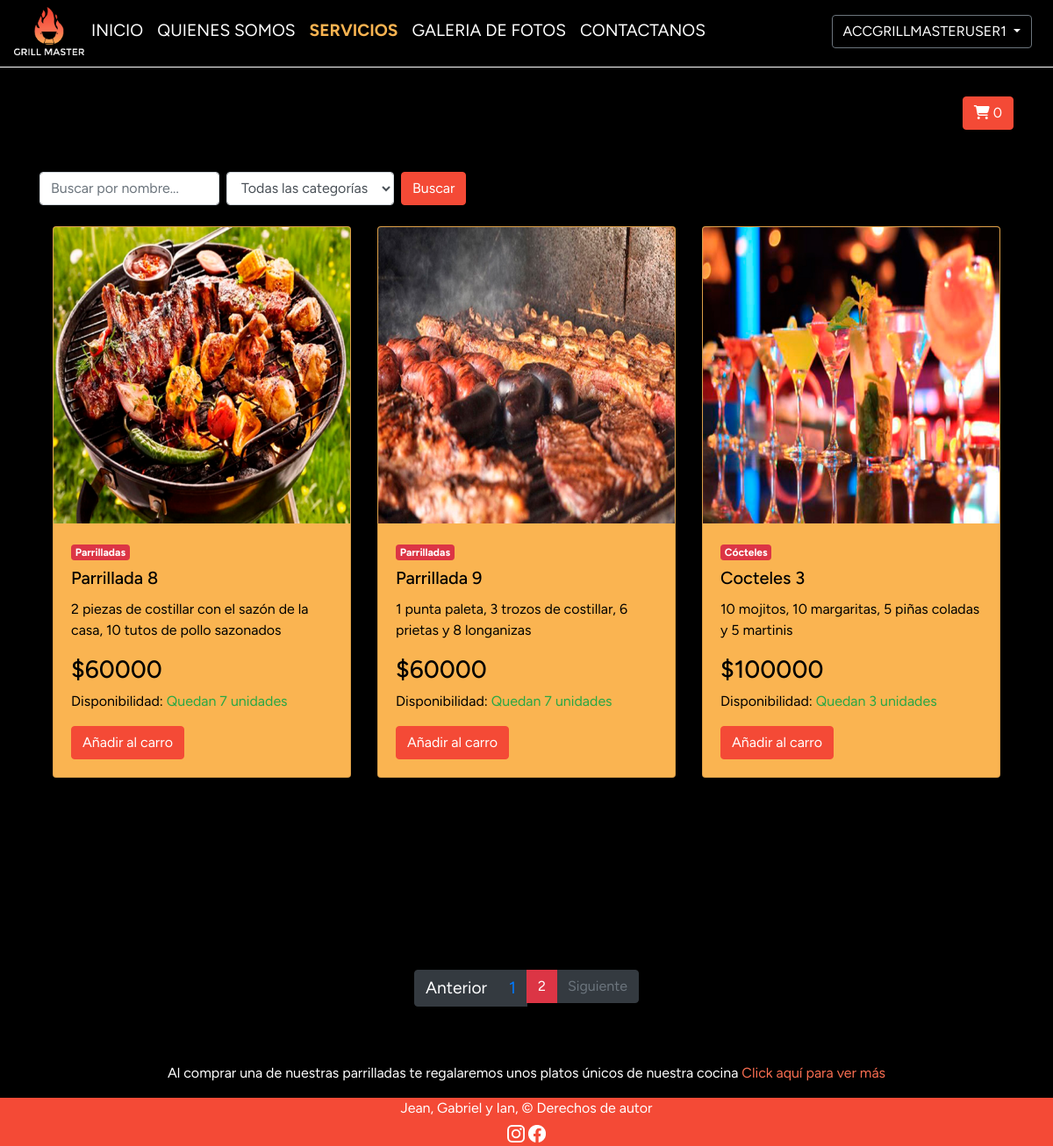
Screenshot of /products?page=2 (signed in) with the database file from the repository.
### grillmaster/models.py (models this page shows, shortened)
class Productos(models.Model):
    name = models.CharField(max_length=200)
    id = models.CharField(max_length=100,primary_key=True)
    description = models.CharField(max_length=500)
    price = models.IntegerField()
    stock = models.IntegerField()
    image = models.ImageField()
    categoria= models.ForeignKey(Categoria, on_delete=models.CASCADE, verbose_name="Categoria")

class Categoria(models.Model):
    id_categoria = models.IntegerField(primary_key=True, verbose_name="Id de categoria")
    nombreCategoria = models.CharField(max_length=50, blank=True, verbose_name="Nombre de categoria")
    def __str__(self):
        return self.nombreCategoria

### grillmaster/views.py (the view)
# urls.py: path('products', views.products, name='products'),
def products(request):
    products = Productos.objects.all()
    search_query = request.GET.get('search')
    category_filter = request.GET.get('category')
    if search_query:
        products = products.filter(name__icontains=search_query)
    if category_filter:
        products = products.filter(categoria__nombreCategoria=category_filter)
    paginator = Paginator(products, 9)
    page_number = request.GET.get('page')
    page_obj = paginator.get_page(page_number)
    context = {
        'page_obj': page_obj,
        'categorias': Categoria.objects.all(),
    }
    return render(request, 'cart/shop.html', context)

### grillmaster/context_processor.py (called while the page is built)
def calculate_shipping(total):
    shipping = 0
    if total > 50000:
        return 0
    return shipping

def calculate_taxes(total):
    return round(total * 0.19)

def shopping_cart_total(request):
    total = 0
    amount = 0
    try:
        for key, value in request.session['shopping_cart'].items():
            amount = amount + int(value['amount'])
            total = total + int(value['price']) * value['amount']
    except:
        request.session['shopping_cart'] = {}
        total = 0
    shipping = calculate_shipping(total)
    taxes = calculate_taxes(total)
    return {
        'taxes': taxes,
        'shopping_cart_total': (total + taxes + shipping),
        'shopping_cart_amount': amount,
        'shipping': shipping,
    }

### grillmaster/templates/cart/shop.html (shortened to what this page needs)
{% extends 'base.html' %}
{% load static %}
{% block content %}
<link rel="stylesheet" href="{% static '/css/shopeee.css' %}">
<div class="container">
    {% if user.is_authenticated %}
        <div class="mb-5 d-flex justify-content-end">
            <a href="{% url 'shopping_cart_open' %}?page={{ page_obj.number }}" class="btn btn-danger" style="background-color: #F44A36; font-size: 1rem; box-shadow: none; border-color: #F44A36;">
                <i class="fa fa-shopping-cart"></i>
                <span> {{ shopping_cart_amount }} </span>
            </a>
        </div>
    {% endif %}
    <form action="{% url 'products' %}" method="GET" class="form-inline mb-4">
        <input type="text" name="search" class="form-control mr-2" placeholder="Buscar por nombre..." value="{{ request.GET.search }}">
        <select name="category" class="form-control mr-2">
            <option value="">Todas las categorías</option>
        </select>
        <button type="submit" class="btn btn-primary" style="background-color: #F44A36; box-shadow:none; border-color: #F44A36;">Buscar</button>
    </form>
    <div class="contenido">
        <div class="container">
            <div class="row">
                {% if page_obj %}
                    {% for product in page_obj %}
                    <div class="col-md-6 col-lg-4 product-card" style="color: black;">
                        <div class="card" style="background-color: #FAB451;">
                            {% if product.image %}
                                <img class="card-img-top img-fluid" src="{{ product.image.url }}" alt="Producto">
                            {% else %}
                                <img class="card-img-top img-fluid" src="{% static 'img/noimage.png' %}" alt="Imagen no disponible">
                            {% endif %}
                            <div class="card-body">
                                <span class="badge badge-danger mb-2">{{ product.categoria }}</span>
                                <h5 class="card-title">{{ product.name }}</h5>
                                <p class="card-text">{{ product.description }}</p>
                                <h3 class="card-price">${{ product.price }}</h3>
                                <p>
                                    Disponibilidad:
                                    {% if product.stock > 1 %}
                                        <span class="text-success text-white">Quedan {{ product.stock }} unidades</span>
                                    {% elif product.stock == 1 %}
                                        <span class="text-success">Queda {{ product.stock }} unidad</span>
                                    {% else %}
                                        <span class="text-danger">No quedan unidades</span>
                                    {% endif %}
                                </p>
                                {% if user.is_authenticated %}
                                    {% if product.stock > 0 %}
                                    <a class="btn btn-danger add-product" href="{% url 'shopping_cart_add' product.id %}?page={{ page_obj.number }}" style="background-color: #F44A36; font-size: 1rem; box-shadow: none; border-color: #F44A36;">Añadir al carro</a>
                                    {% else %}
                                    <a class="btn btn-outline-secondary add-product disabled" href="#">Fuera de stock</a>
                                    {% endif %}
                                {% else %}
                                <p>Se tiene que registrar para comprar esto</p>
                                {% endif %}
                            </div>
                        </div>
                    </div>
                    {% endfor %}
                {% else %}
                    <p>Lo sentimos... Aún no se han agregado productos.</p>
                {% endif %}
            </div>
        </div>
    </div>
    <div class="row my-5 justify-content-center">
        <nav aria-label="...">
            <ul class="pagination justify-content-center">
                {% if page_obj.has_previous %}
                    <li class="page-item">
                        <a class="page-link text-white bg-dark border-dark" href="?page={{ page_obj.previous_page_number }}">Anterior</a>
                    </li>
                {% else %}
                    <li class="page-item disabled">
                        <span class="page-link text-secondary bg-dark border-dark">Anterior</span>
                    </li>
                {% endif %}
                {% for page_number in page_obj.paginator.page_range %}
                    {% if page_obj.number == page_number %}
                        <li class="page-item active">
                            <span class="page-link bg-danger border-danger">{{ page_number }}</span>
                        </li>
                    {% else %}
                        <li class="page-item">
                            <a class="page-link bg-dark border-dark" href="?page={{ page_number }}">{{ page_number }}</a>
                        </li>
                    {% endif %}
                {% endfor %}
                {% if page_obj.has_next %}
                    <li class="page-item">
                        <a class="page-link text-white bg-dark border-dark" href="?page={{ page_obj.next_page_number }}{% if request.GET.search %}&search={{ request.GET.search }}{% endif %}{% if request.GET.category %}&category={{ request.GET.category }}{% endif %}">Siguiente</a>
                    </li>
                {% else %}
                    <li class="page-item disabled">
                        <span class="page-link text-secondary bg-dark border-dark">Siguiente</span>
                    </li>
                {% endif %}
            </ul>
        </nav>
    </div>
</div>
{% url 'freeEat' as freeEat_url %}
<div class="regalo">
    <p>Al comprar una de nuestras parrilladas te regalaremos unos platos únicos de nuestra cocina <a class="link" href="{{ freeEat_url }}">Click aquí para ver más</a></p>
</div>
</div>
{% endblock %}

### grillmaster/templates/nav.html (shortened to what this page needs)
{% load static %}
<nav class="navbar navbar-expand-md bg-black text-white navbar-white">
  <img
    src="{% static 'img/grillmasterlogo/logoentero.png' %}"
    alt="Logo Empresa"
    width="80"/>
  <div class="collapse navbar-collapse" id="collapsibleNavbar">
    <ul class="navbar-nav mr-auto">
      {% url 'index' as index_url %}
      <li class="nav-item">
        <a
          class="nav-link {% if request.path == index_url %}active{% endif %}"
          href="{{ index_url }}">INICIO</a>
      </li>
      {% url 'aboutUs' as about_us_url %}
      <li class="nav-item">
        <a
          class="nav-link {% if request.path == about_us_url %}active{% endif %}"
          href="{{ about_us_url }}">QUIENES SOMOS</a>
      </li>
      {% url 'products' as shop_url %}
      <li class="nav-item">
        <a
          class="nav-link {% if request.path == shop_url %}active{% endif %}"
          href="{{ shop_url }}">SERVICIOS</a>
      </li>
      {% url 'photoGallery' as photo_gallery_url %}
      <li class="nav-item">
        <a
          class="nav-link {% if request.path == photo_gallery_url %}active{% endif %}"
          href="{{ photo_gallery_url }}">GALERIA DE FOTOS</a>
      </li>
      {% url 'contact' as contact_url %}
      <li class="nav-item">
        <a
          class="nav-link {% if request.path == contact_url %}active{% endif %}"
          href="{{ contact_url }}">CONTACTANOS</a>
      </li>
    </ul>
    <ul class="navbar-nav">
      {% if user.is_authenticated %}
      <li class="nav-item mr-2">
        <div class="dropdown">
          <button
            class="btn btn-secondary dropdown-toggle"
            type="button"
            id="dropdownMenuButton"
            data-toggle="dropdown"
            style="background-color: black; font-family: 'Figtree'"
          >
          {{ user.username | upper }}
          </button>
        </div>
      </li>
      {% endif %}
    </ul>
  </div>
</nav>

### grillmaster/static/css/nav.css (style rules this page uses)
.nav-link.active { color: #FAB451; font-weight: bold; }

### grillmaster/static/css/shopeee.css (style rules this page uses)
.contenido { max-width: 1200px; width: 100%; margin: 20px auto; display: flex; }
body { font-family: 'Figtree'; margin: 0; padding: 0; background-color: black; position: relative; color: white; }
a, a:hover { text-decoration: none; color: inherit; cursor: pointer; font-size: larger; }
.contenido { min-height: 100vh; }
.regalo { color: #fff; text-align: center; font-size: medium; }
.link { color:#FA6E51; font-size: medium; }

### rows the page displays
Productos: image (picture), categoria "Parrilladas", name "Parrillada 8", description "2 piezas de costillar con el sazón de la casa, 10 tutos de pollo sazonados", price "60000", stock "7"
Productos: image (picture), categoria "Parrilladas", name "Parrillada 9", description "1 punta paleta, 3 trozos de costillar, 6 prietas y 8 longanizas", price "60000", stock "7"
Productos: image (picture), categoria "Cócteles", name "Cocteles 3", description "10 mojitos, 10 margaritas, 5 piñas coladas y 5 martinis", price "100000", stock "3"

### other values shown
{{ user.username | upper }} "ACCGRILLMASTERUSER1"
{{ shopping_cart_amount }} "0"
{{ page_number }} "1"
{{ page_number }} "2"
